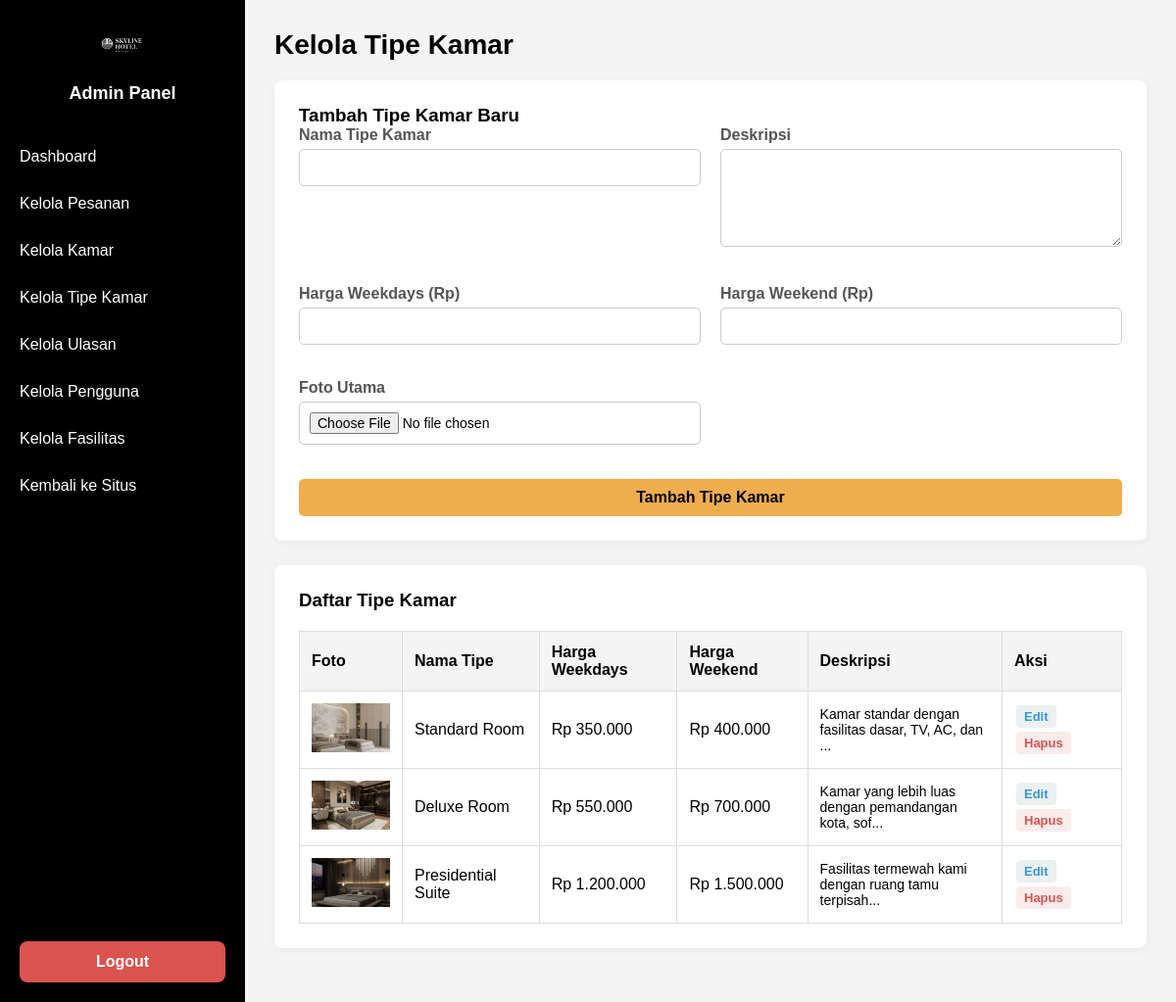
Screenshot of /admin/manage_room_types.php (signed in) with the database file from the repository.
### tables this page shows
CREATE TABLE `room_types` (
  `room_type_id` int(11) NOT NULL,
  `nama_tipe` varchar(100) NOT NULL,
  `harga_weekdays` decimal(10,2) NOT NULL,
  `harga_weekend` decimal(10,2) NOT NULL,
  `deskripsi_tipe` text DEFAULT NULL,
  `foto_utama` varchar(255) DEFAULT NULL
);

### admin/manage_room_types.php (the view, shortened to what this page needs)
<?php
include '../includes/admin_header.php';
$edit_type = null;
try {
    $all_types_result = $mysqli->query("SELECT * FROM room_types ORDER BY harga_weekdays ASC");
    $all_types = $all_types_result->fetch_all(MYSQLI_ASSOC);
} catch (Exception $e) {
    $message = "Error saat memproses: " . $e->getMessage();
    $message_type = 'error';
}
?>
<div class="content-header">
    <h1>Kelola Tipe Kamar</h1>
</div>
<div class="admin-card">
    <h3><?php echo $edit_type ? 'Edit Tipe Kamar' : 'Tambah Tipe Kamar Baru'; ?></h3>
    <form action="manage_room_types.php" method="POST" class="admin-form" enctype="multipart/form-data">
        <div class="form-group">
            <label for="nama_tipe">Nama Tipe Kamar</label>
            <input type="text" id="nama_tipe" name="nama_tipe" value="<?php echo htmlspecialchars($edit_type['nama_tipe'] ?? ''); ?>" required>
        </div>
        <div class="form-group">
            <label for="deskripsi_tipe">Deskripsi</label>
            <textarea id="deskripsi_tipe" name="deskripsi_tipe" required><?php echo htmlspecialchars($edit_type['deskripsi_tipe'] ?? ''); ?></textarea>
        </div>
        <div class="form-group">
            <label for="harga_weekdays">Harga Weekdays (Rp)</label>
            <input type="number" id="harga_weekdays" name="harga_weekdays" value="<?php echo htmlspecialchars($edit_type['harga_weekdays'] ?? ''); ?>" required min="0">
        </div>
        <div class="form-group">
            <label for="harga_weekend">Harga Weekend (Rp)</label>
            <input type="number" id="harga_weekend" name="harga_weekend" value="<?php echo htmlspecialchars($edit_type['harga_weekend'] ?? ''); ?>" required min="0">
        </div>
        <div class="form-group">
            <label for="foto_utama">Foto Utama</label>
            <input type="file" id="foto_utama" name="foto_utama" <?php echo $edit_type ? '' : 'required'; ?>>
        </div>
        <div class="form-group"></div>
        <button type="submit" class="btn-admin"><?php echo $edit_type ? 'Update Tipe Kamar' : 'Tambah Tipe Kamar'; ?></button>
    </form>
</div>
<div class="admin-card">
    <h3>Daftar Tipe Kamar</h3>
    <table class="admin-table">
        <thead>
            <tr>
                <th>Foto</th>
                <th>Nama Tipe</th>
                <th>Harga Weekdays</th>
                <th>Harga Weekend</th>
                <th>Deskripsi</th>
                <th>Aksi</th>
            </tr>
        </thead>
        <tbody>
            <?php foreach ($all_types as $type): ?>
            <tr>
                <td><img src="../assets/images/rooms/<?php echo htmlspecialchars($type['foto_utama']); ?>" style="width: 80px; height: 50px; object-fit: cover;"></td>
                <td><?php echo htmlspecialchars($type['nama_tipe']); ?></td>
                <td>Rp <?php echo number_format($type['harga_weekdays'], 0, ',', '.'); ?></td>
                <td>Rp <?php echo number_format($type['harga_weekend'], 0, ',', '.'); ?></td>
                <td style="max-width: 200px; font-size: 14px;"><?php echo htmlspecialchars(substr($type['deskripsi_tipe'], 0, 50)) . '...'; ?></td>
                <td class="action-links">
                    <a href="manage_room_types.php?action=edit&id=<?php echo $type['room_type_id']; ?>" class="edit-link">Edit</a>
                    <a href="manage_room_types.php?action=delete&id=<?php echo $type['room_type_id']; ?>" class="delete-link"
                       onclick="return confirm('Yakin menghapus tipe kamar ini? Ini akan menghapus semua kamar fisik yang terkait!');">Hapus</a>
                </td>
            </tr>
            <?php endforeach; ?>
        </tbody>
    </table>
</div>
<?php
include '../includes/admin_footer.php';
?>

### assets/css/admin_style.css (style rules this page uses)
:root { --primary-color: #f0ad4e; --sidebar-bg: #000000; --sidebar-hover: #000000; --sidebar-text: #fff; --link-edit: #3498db; --link-delete: #d9534f; --link-rating: #f0ad4e; --bg-light: #f4f4f4; --bg-white: #ffffff; --text-dark: #000; --text-muted: #555; --border-color: #ddd; }
body, html, h1, h2, h3, p, ul, table { margin: 0; padding: 0; font-family: Arial, sans-serif; box-sizing: border-box; }
body.admin-page { background-color: #f4f4f4; }
.content-header { margin-bottom: 20px; }
.content-header h1 { font-size: 28px; color: var(--text-dark); }
.admin-card { background-color: var(--bg-white); border-radius: 8px; box-shadow: 0 2px 10px rgba(0,0,0,0.05); padding: 25px; margin-bottom: 25px; }
.admin-table { width: 100%; border-collapse: collapse; margin-top: 20px; }
.admin-table th, .admin-table td { border: 1px solid var(--border-color); padding: 12px; text-align: left; vertical-align: middle; }
.admin-table th { background-color: var(--bg-light); }
.admin-table .action-links a { margin: 2px; font-weight: bold; text-decoration: none; display: inline-block; padding: 4px 8px; border-radius: 4px; font-size: 13px; }
.action-links .edit-link { color: var(--link-edit); background: #ecf0f1; }
.action-links .delete-link { color: var(--link-delete); background: #fbebeb; }
.admin-form { display: grid; grid-template-columns: 1fr 1fr; gap: 20px; }
.admin-form .form-group { margin-bottom: 15px; }
.admin-form label { display: block; margin-bottom: 5px; font-weight: bold; color: var(--text-muted); }
.admin-form input[type="text"], .admin-form input[type="number"], .admin-form input[type="file"], .admin-form textarea, .admin-form select { width: 100%; padding: 10px; border: 1px solid #ccc; border-radius: 5px; font-size: 14px; box-sizing: border-box; }
.admin-form textarea { min-height: 100px; resize: vertical; }
.btn-admin { padding: 10px 15px; background-color: var(--primary-color); color: var(--text-dark); border: none; border-radius: 5px; cursor: pointer; font-size: 16px; font-weight: bold; grid-column: 1 / -1; }

### rows the page displays
room_types: foto_utama (picture), nama_tipe "Standard Room", harga_weekdays "350.000", harga_weekend "400.000", deskripsi_tipe "Kamar standar dengan fasilitas dasar, TV, AC, dan"
room_types: foto_utama (picture), nama_tipe "Deluxe Room", harga_weekdays "550.000", harga_weekend "700.000", deskripsi_tipe "Kamar yang lebih luas dengan pemandangan kota, sof"
room_types: foto_utama (picture), nama_tipe "Presidential Suite", harga_weekdays "1.200.000", harga_weekend "1.500.000", deskripsi_tipe "Fasilitas termewah kami dengan ruang tamu terpisah"
